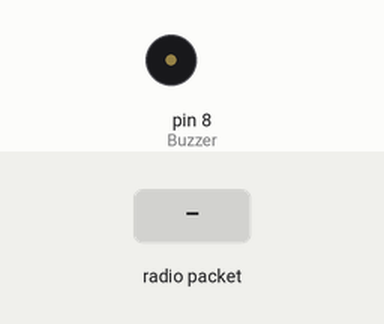
Simulated run of this sketch. Board: Arduino Uno, built with avr-gcc and run on an emulated ATmega328P. Shown: buzzer (waves = sounding). The inputs (shaded band) are chosen by the test bench. No radio packets arrive unless stated.

Above: at 1.2 s.
1.3 s: radio packet "1" arrives
Timing chart, 0 to 4.3 s (numbered marks = the images above; inputs shaded):
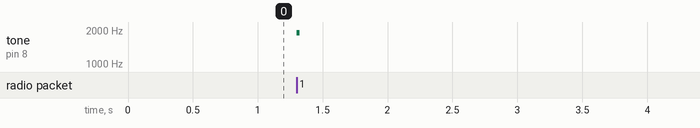

The sketch:

Receiver_RF.ino
```cpp
/* Tested RadioHead library
 *
 *
 */


#include <RH_ASK.h>
#include <SPI.h> // Not actualy used but needed to compile

RH_ASK driver;

const int Buzzer = 8;

void setup()
{
    Serial.begin(9600);	// Debugging only
    if (!driver.init())
         Serial.println("init failed");
    pinMode(Buzzer,OUTPUT);
}

void loop()
{
    uint8_t buf[RH_ASK_MAX_MESSAGE_LEN];
    uint8_t buflen = sizeof(buf);

    if (driver.recv(buf, &buflen)) // Non-blocking
    {
	    int i;
      driver.printBuffer("Got:", buf, buflen);
      tone(Buzzer, 1900, 25);
    }
}
```

Measured:
- after the input at 1.3 s, tone on pin 8 (Buzzer): silent → 1900 Hz at once, → silent 0.03 s later
